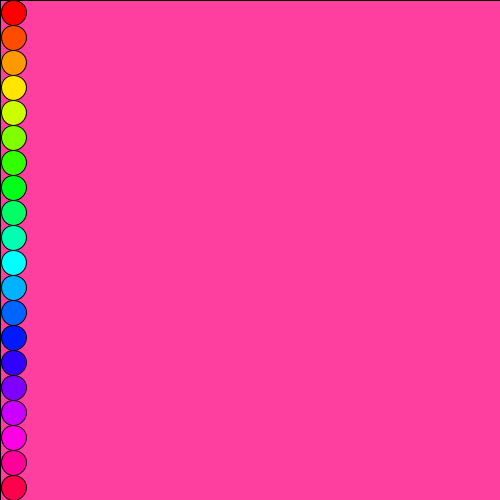
Frame 1 (no input)
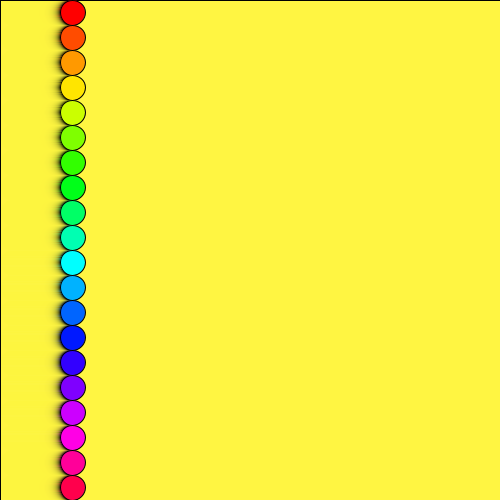
Frame 60 (the mouse pressed at the canvas centre just before this capture)
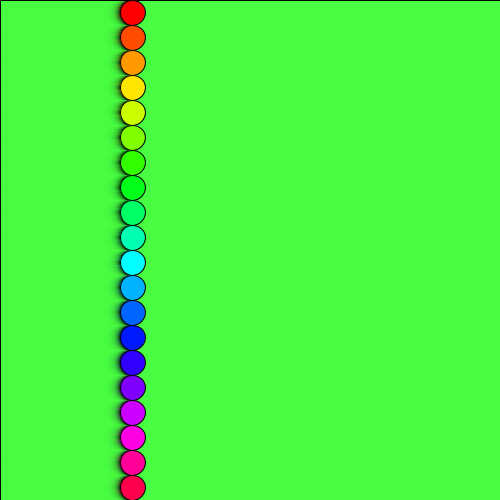
Frame 120 (the mouse held since frame 60 and released just before this capture)

The Processing sketch that drew these frames (run headless with seeded random() and noise(); from frame 60 on, the mouse is pressed at the canvas centre):

// Processing sketch: processing_91249
// ── processing_91249.pde

int move;
int incmove;
int h;
int inch;
//---------
void setup(){
  size(500, 500);
  colorMode(HSB, 360, 100, 100, 100);
  background(320, 75, 100);
  fill(320, 75, 100, 25);
  rect(0, 0, 500, 500);
  move = 0;
  incmove = 1;
  
  h = 0;
  inch=1;
  }
//----------
void draw(){
  h = h + inch;
  fill(h, 75, 100, 25);
  rect(0, 0, 500, 500);
  move= move + incmove;
  for(int ollie=0; ollie<20; ollie++){
  //for(int skate = 0; skate < 20; skate++){
  
  //println(ollie);
  fill(ollie*(360/20), 100, 100);
  ellipseMode(CORNER);
  ellipse(move, ollie*25, 25, 25);
  println(move);
   } 
   
    if(move > 475){
    incmove = incmove * -1;
   
   } 
  if(move < 0){
    incmove = incmove * -1;
    }
    //}
   if(h > 255){
     inch = inch*-1;
     }
   if(h < 0){
    inch = inch*-1;
    } 
  }
